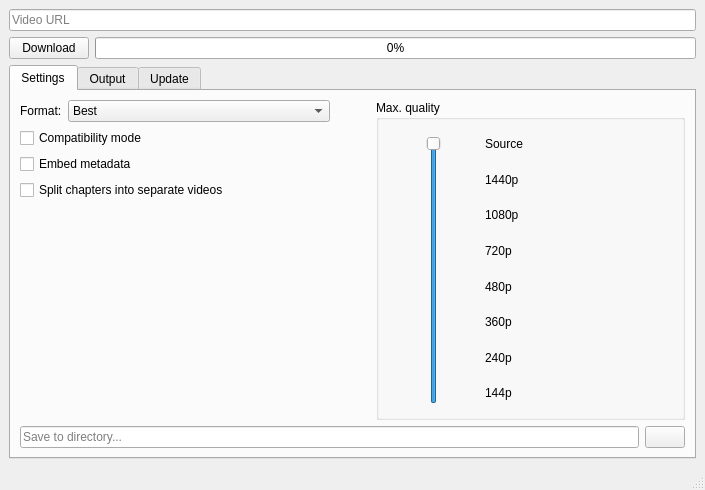
<?xml version="1.0" encoding="UTF-8"?>
<ui version="4.0">
 <class>MainWindow</class>
 <widget class="QMainWindow" name="MainWindow">
  <property name="geometry">
   <rect>
    <x>0</x>
    <y>0</y>
    <width>705</width>
    <height>490</height>
   </rect>
  </property>
  <property name="windowTitle">
   <string>FuzeVD 3.0.0</string>
  </property>
  <property name="windowIcon">
   <iconset>
    <normaloff>00043-35923215719.png</normaloff>00043-35923215719.png</iconset>
  </property>
  <property name="tabShape">
   <enum>QTabWidget::Rounded</enum>
  </property>
  <property name="dockNestingEnabled">
   <bool>false</bool>
  </property>
  <widget class="QWidget" name="centralwidget">
   <property name="enabled">
    <bool>true</bool>
   </property>
   <property name="sizePolicy">
    <sizepolicy hsizetype="Expanding" vsizetype="Expanding">
     <horstretch>1</horstretch>
     <verstretch>1</verstretch>
    </sizepolicy>
   </property>
   <property name="minimumSize">
    <size>
     <width>450</width>
     <height>400</height>
    </size>
   </property>
   <property name="maximumSize">
    <size>
     <width>2560</width>
     <height>1600</height>
    </size>
   </property>
   <property name="baseSize">
    <size>
     <width>705</width>
     <height>430</height>
    </size>
   </property>
   <layout class="QVBoxLayout" name="verticalLayout_3">
    <item>
     <widget class="QLineEdit" name="video_url_input">
      <property name="text">
       <string notr="true"/>
      </property>
      <property name="placeholderText">
       <string>Video URL</string>
      </property>
     </widget>
    </item>
    <item>
     <layout class="QHBoxLayout" name="horizontalLayout_2">
      <item>
       <widget class="QPushButton" name="download_button">
        <property name="text">
         <string>Download</string>
        </property>
       </widget>
      </item>
      <item>
       <widget class="QProgressBar" name="progress_bar">
        <property name="enabled">
         <bool>true</bool>
        </property>
        <property name="sizePolicy">
         <sizepolicy hsizetype="Expanding" vsizetype="Fixed">
          <horstretch>0</horstretch>
          <verstretch>0</verstretch>
         </sizepolicy>
        </property>
        <property name="value">
         <number>0</number>
        </property>
        <property name="textVisible">
         <bool>true</bool>
        </property>
        <property name="invertedAppearance">
         <bool>false</bool>
        </property>
       </widget>
      </item>
     </layout>
    </item>
    <item>
     <widget class="QTabWidget" name="tabWidget">
      <property name="sizePolicy">
       <sizepolicy hsizetype="Expanding" vsizetype="Minimum">
        <horstretch>0</horstretch>
        <verstretch>0</verstretch>
       </sizepolicy>
      </property>
      <property name="tabShape">
       <enum>QTabWidget::Rounded</enum>
      </property>
      <property name="currentIndex">
       <number>0</number>
      </property>
      <widget class="QWidget" name="config_tab">
       <attribute name="title">
        <string>Settings</string>
       </attribute>
       <layout class="QVBoxLayout" name="verticalLayout_4">
        <item>
         <layout class="QHBoxLayout" name="horizontalLayout_5">
          <item>
           <layout class="QFormLayout" name="formLayout_3">
            <item row="0" column="0">
             <widget class="QLabel" name="label_9">
              <property name="text">
               <string>Format:</string>
              </property>
             </widget>
            </item>
            <item row="0" column="1">
             <widget class="QComboBox" name="format_combobox">
              <property name="editable">
               <bool>false</bool>
              </property>
              <item>
               <property name="text">
                <string notr="true">Best</string>
               </property>
              </item>
              <item>
               <property name="text">
                <string notr="true">MP4</string>
               </property>
              </item>
              <item>
               <property name="text">
                <string notr="true">WebM</string>
               </property>
              </item>
              <item>
               <property name="text">
                <string notr="true">MKV</string>
               </property>
              </item>
              <item>
               <property name="text">
                <string notr="true">Best (audio)</string>
               </property>
              </item>
              <item>
               <property name="text">
                <string notr="true">AAC (audio)</string>
               </property>
              </item>
              <item>
               <property name="text">
                <string notr="true">MP3 (audio)</string>
               </property>
              </item>
              <item>
               <property name="text">
                <string notr="true">Ogg (audio)</string>
               </property>
              </item>
              <item>
               <property name="text">
                <string notr="true">Opus (audio)</string>
               </property>
              </item>
             </widget>
            </item>
            <item row="1" column="0" colspan="2">
             <widget class="QCheckBox" name="compatibility_checkbox">
              <property name="toolTip">
               <string>De-prioritises AV1 formats.</string>
              </property>
              <property name="toolTipDuration">
               <number>-1</number>
              </property>
              <property name="text">
               <string comment="Test disambiguation">Compatibility mode</string>
              </property>
             </widget>
            </item>
            <item row="2" column="0" colspan="2">
             <widget class="QCheckBox" name="embed_metadata_checkbox">
              <property name="text">
               <string>Embed metadata</string>
              </property>
             </widget>
            </item>
            <item row="3" column="0" colspan="2">
             <widget class="QCheckBox" name="split_chapters_checkbox">
              <property name="text">
               <string>Split chapters into separate videos</string>
              </property>
             </widget>
            </item>
           </layout>
          </item>
          <item>
           <spacer name="horizontalSpacer">
            <property name="orientation">
             <enum>Qt::Vertical</enum>
            </property>
            <property name="sizeHint" stdset="0">
             <size>
              <width>40</width>
              <height>20</height>
             </size>
            </property>
           </spacer>
          </item>
          <item>
           <widget class="QGroupBox" name="resolution_groupbox">
            <property name="enabled">
             <bool>true</bool>
            </property>
            <property name="title">
             <string>Max. quality</string>
            </property>
            <layout class="QGridLayout" name="gridLayout_2">
             <item row="0" column="2">
              <widget class="QLabel" name="label_3">
               <property name="text">
                <string>Source</string>
               </property>
              </widget>
             </item>
             <item row="6" column="2">
              <widget class="QLabel" name="label_7">
               <property name="text">
                <string>240p</string>
               </property>
              </widget>
             </item>
             <item row="2" column="2">
              <widget class="QLabel" name="label">
               <property name="text">
                <string>1080p</string>
               </property>
              </widget>
             </item>
             <item row="5" column="2">
              <widget class="QLabel" name="label_6">
               <property name="text">
                <string>360p</string>
               </property>
              </widget>
             </item>
             <item row="1" column="2">
              <widget class="QLabel" name="label_2">
               <property name="text">
                <string>1440p</string>
               </property>
              </widget>
             </item>
             <item row="3" column="2" colspan="2">
              <widget class="QLabel" name="label_4">
               <property name="text">
                <string>720p</string>
               </property>
              </widget>
             </item>
             <item row="0" column="1" rowspan="8">
              <layout class="QVBoxLayout" name="verticalLayout_5">
               <property name="spacing">
                <number>2</number>
               </property>
               <item>
                <spacer name="verticalSpacer_2">
                 <property name="orientation">
                  <enum>Qt::Vertical</enum>
                 </property>
                 <property name="sizeType">
                  <enum>QSizePolicy::Fixed</enum>
                 </property>
                 <property name="sizeHint" stdset="0">
                  <size>
                   <width>20</width>
                   <height>7</height>
                  </size>
                 </property>
                </spacer>
               </item>
               <item>
                <widget class="QSlider" name="quality_slider">
                 <property name="enabled">
                  <bool>true</bool>
                 </property>
                 <property name="sizePolicy">
                  <sizepolicy hsizetype="Minimum" vsizetype="Expanding">
                   <horstretch>0</horstretch>
                   <verstretch>0</verstretch>
                  </sizepolicy>
                 </property>
                 <property name="maximum">
                  <number>7</number>
                 </property>
                 <property name="pageStep">
                  <number>1</number>
                 </property>
                 <property name="value">
                  <number>7</number>
                 </property>
                 <property name="tickPosition">
                  <enum>QSlider::NoTicks</enum>
                 </property>
                 <property name="tickInterval">
                  <number>1</number>
                 </property>
                </widget>
               </item>
               <item>
                <spacer name="verticalSpacer">
                 <property name="orientation">
                  <enum>Qt::Vertical</enum>
                 </property>
                 <property name="sizeType">
                  <enum>QSizePolicy::Fixed</enum>
                 </property>
                 <property name="sizeHint" stdset="0">
                  <size>
                   <width>20</width>
                   <height>4</height>
                  </size>
                 </property>
                </spacer>
               </item>
              </layout>
             </item>
             <item row="7" column="2">
              <widget class="QLabel" name="label_8">
               <property name="text">
                <string>144p</string>
               </property>
              </widget>
             </item>
             <item row="4" column="2">
              <widget class="QLabel" name="label_5">
               <property name="text">
                <string>480p</string>
               </property>
              </widget>
             </item>
            </layout>
           </widget>
          </item>
         </layout>
        </item>
        <item>
         <layout class="QHBoxLayout" name="horizontalLayout_3">
          <item>
           <widget class="QLineEdit" name="save_location_input">
            <property name="placeholderText">
             <string>Save to directory...</string>
            </property>
           </widget>
          </item>
          <item>
           <widget class="QPushButton" name="save_location_button">
            <property name="sizePolicy">
             <sizepolicy hsizetype="Minimum" vsizetype="Maximum">
              <horstretch>0</horstretch>
              <verstretch>1</verstretch>
             </sizepolicy>
            </property>
            <property name="text">
             <string/>
            </property>
            <property name="icon">
             <iconset theme="QIcon::ThemeIcon::DocumentSaveAs"/>
            </property>
            <property name="iconSize">
             <size>
              <width>24</width>
              <height>24</height>
             </size>
            </property>
           </widget>
          </item>
         </layout>
        </item>
       </layout>
      </widget>
      <widget class="QWidget" name="output_tab">
       <property name="sizePolicy">
        <sizepolicy hsizetype="Preferred" vsizetype="Preferred">
         <horstretch>1</horstretch>
         <verstretch>1</verstretch>
        </sizepolicy>
       </property>
       <attribute name="title">
        <string>Output</string>
       </attribute>
       <layout class="QVBoxLayout" name="verticalLayout">
        <item>
         <widget class="QTextEdit" name="shell_output_download_tab">
          <property name="sizePolicy">
           <sizepolicy hsizetype="Expanding" vsizetype="Expanding">
            <horstretch>0</horstretch>
            <verstretch>0</verstretch>
           </sizepolicy>
          </property>
          <property name="minimumSize">
           <size>
            <width>0</width>
            <height>20</height>
           </size>
          </property>
          <property name="baseSize">
           <size>
            <width>0</width>
            <height>0</height>
           </size>
          </property>
          <property name="palette">
           <palette>
            <active>
             <colorrole role="Text">
              <brush brushstyle="SolidPattern">
               <color alpha="255">
                <red>255</red>
                <green>255</green>
                <blue>255</blue>
               </color>
              </brush>
             </colorrole>
             <colorrole role="Base">
              <brush brushstyle="SolidPattern">
               <color alpha="255">
                <red>51</red>
                <green>51</green>
                <blue>51</blue>
               </color>
              </brush>
             </colorrole>
            </active>
            <inactive>
             <colorrole role="Text">
              <brush brushstyle="SolidPattern">
               <color alpha="255">
                <red>255</red>
                <green>255</green>
                <blue>255</blue>
               </color>
              </brush>
             </colorrole>
             <colorrole role="Base">
              <brush brushstyle="SolidPattern">
               <color alpha="255">
                <red>51</red>
                <green>51</green>
                <blue>51</blue>
               </color>
              </brush>
             </colorrole>
            </inactive>
            <disabled/>
           </palette>
          </property>
          <property name="font">
           <font>
            <family>Monospace</family>
            <pointsize>14</pointsize>
            <kerning>false</kerning>
           </font>
          </property>
          <property name="cursor" stdset="0">
           <cursorShape>IBeamCursor</cursorShape>
          </property>
          <property name="sizeAdjustPolicy">
           <enum>QAbstractScrollArea::AdjustIgnored</enum>
          </property>
          <property name="readOnly">
           <bool>true</bool>
          </property>
          <property name="markdown">
           <string notr="true"/>
          </property>
          <property name="html">
           <string notr="true">&lt;!DOCTYPE HTML PUBLIC &quot;-//W3C//DTD HTML 4.0//EN&quot; &quot;http://www.w3.org/TR/REC-html40/strict.dtd&quot;&gt;
&lt;html&gt;&lt;head&gt;&lt;meta name=&quot;qrichtext&quot; content=&quot;1&quot; /&gt;&lt;meta charset=&quot;utf-8&quot; /&gt;&lt;style type=&quot;text/css&quot;&gt;
p, li { white-space: pre-wrap; }
hr { height: 1px; border-width: 0; }
li.unchecked::marker { content: &quot;\2610&quot;; }
li.checked::marker { content: &quot;\2612&quot;; }
&lt;/style&gt;&lt;/head&gt;&lt;body style=&quot; font-family:'Monospace'; font-size:14pt; font-weight:400; font-style:normal;&quot;&gt;
&lt;p style=&quot;-qt-paragraph-type:empty; margin-top:0px; margin-bottom:0px; margin-left:0px; margin-right:0px; -qt-block-indent:0; text-indent:0px; font-family:'Sans'; font-size:10pt;&quot;&gt;&lt;br /&gt;&lt;/p&gt;&lt;/body&gt;&lt;/html&gt;</string>
          </property>
          <property name="acceptRichText">
           <bool>false</bool>
          </property>
          <property name="textInteractionFlags">
           <set>Qt::NoTextInteraction</set>
          </property>
          <property name="placeholderText">
           <string/>
          </property>
         </widget>
        </item>
       </layout>
      </widget>
      <widget class="QWidget" name="tab_2">
       <attribute name="title">
        <string>Update</string>
       </attribute>
       <layout class="QVBoxLayout" name="verticalLayout_2">
        <item>
         <layout class="QHBoxLayout" name="horizontalLayout">
          <item>
           <widget class="QGroupBox" name="groupBox">
            <property name="title">
             <string>yt-dlp</string>
            </property>
            <layout class="QFormLayout" name="formLayout">
             <item row="1" column="0">
              <widget class="QPushButton" name="ytdlp_update_button">
               <property name="text">
                <string>Update</string>
               </property>
              </widget>
             </item>
             <item row="0" column="0" colspan="2">
              <widget class="QLabel" name="label_ytdlp">
               <property name="text">
                <string>This version of FuzeVD does not come with auto-update, however you can keep yt-dlp up-to-date by clicking the button below.</string>
               </property>
               <property name="wordWrap">
                <bool>true</bool>
               </property>
              </widget>
             </item>
            </layout>
           </widget>
          </item>
          <item>
           <widget class="QGroupBox" name="groupBox_2">
            <property name="title">
             <string>Deno</string>
            </property>
            <layout class="QFormLayout" name="formLayout_2">
             <item row="0" column="0" colspan="2">
              <widget class="QLabel" name="label_deno">
               <property name="text">
                <string>This library is recommended for downloading from Youtube</string>
               </property>
               <property name="wordWrap">
                <bool>true</bool>
               </property>
               <property name="openExternalLinks">
                <bool>false</bool>
               </property>
              </widget>
             </item>
             <item row="1" column="0">
              <widget class="QPushButton" name="deno_check_button">
               <property name="text">
                <string>Check</string>
               </property>
              </widget>
             </item>
            </layout>
           </widget>
          </item>
         </layout>
        </item>
        <item>
         <widget class="QTextEdit" name="shell_output_update_tab">
          <property name="sizePolicy">
           <sizepolicy hsizetype="Expanding" vsizetype="Expanding">
            <horstretch>0</horstretch>
            <verstretch>0</verstretch>
           </sizepolicy>
          </property>
          <property name="palette">
           <palette>
            <active>
             <colorrole role="Text">
              <brush brushstyle="SolidPattern">
               <color alpha="255">
                <red>255</red>
                <green>255</green>
                <blue>255</blue>
               </color>
              </brush>
             </colorrole>
             <colorrole role="Base">
              <brush brushstyle="SolidPattern">
               <color alpha="255">
                <red>51</red>
                <green>51</green>
                <blue>51</blue>
               </color>
              </brush>
             </colorrole>
            </active>
            <inactive>
             <colorrole role="Text">
              <brush brushstyle="SolidPattern">
               <color alpha="255">
                <red>255</red>
                <green>255</green>
                <blue>255</blue>
               </color>
              </brush>
             </colorrole>
             <colorrole role="Base">
              <brush brushstyle="SolidPattern">
               <color alpha="255">
                <red>51</red>
                <green>51</green>
                <blue>51</blue>
               </color>
              </brush>
             </colorrole>
            </inactive>
            <disabled/>
           </palette>
          </property>
          <property name="font">
           <font>
            <family>Monospace</family>
           </font>
          </property>
          <property name="cursor" stdset="0">
           <cursorShape>IBeamCursor</cursorShape>
          </property>
          <property name="sizeAdjustPolicy">
           <enum>QAbstractScrollArea::AdjustIgnored</enum>
          </property>
          <property name="readOnly">
           <bool>true</bool>
          </property>
          <property name="markdown">
           <string notr="true"/>
          </property>
          <property name="html">
           <string notr="true">&lt;!DOCTYPE HTML PUBLIC &quot;-//W3C//DTD HTML 4.0//EN&quot; &quot;http://www.w3.org/TR/REC-html40/strict.dtd&quot;&gt;
&lt;html&gt;&lt;head&gt;&lt;meta name=&quot;qrichtext&quot; content=&quot;1&quot; /&gt;&lt;meta charset=&quot;utf-8&quot; /&gt;&lt;style type=&quot;text/css&quot;&gt;
p, li { white-space: pre-wrap; }
hr { height: 1px; border-width: 0; }
li.unchecked::marker { content: &quot;\2610&quot;; }
li.checked::marker { content: &quot;\2612&quot;; }
&lt;/style&gt;&lt;/head&gt;&lt;body style=&quot; font-family:'Monospace'; font-size:9pt; font-weight:400; font-style:normal;&quot;&gt;
&lt;p style=&quot;-qt-paragraph-type:empty; margin-top:0px; margin-bottom:0px; margin-left:0px; margin-right:0px; -qt-block-indent:0; text-indent:0px; font-family:'Sans'; font-size:10pt;&quot;&gt;&lt;br /&gt;&lt;/p&gt;&lt;/body&gt;&lt;/html&gt;</string>
          </property>
          <property name="acceptRichText">
           <bool>false</bool>
          </property>
          <property name="textInteractionFlags">
           <set>Qt::NoTextInteraction</set>
          </property>
          <property name="placeholderText">
           <string/>
          </property>
         </widget>
        </item>
        <item>
         <widget class="QLabel" name="os_label">
          <property name="text">
           <string>Unknown OS</string>
          </property>
         </widget>
        </item>
       </layout>
      </widget>
     </widget>
    </item>
   </layout>
  </widget>
  <widget class="QMenuBar" name="menubar">
   <property name="geometry">
    <rect>
     <x>0</x>
     <y>0</y>
     <width>705</width>
     <height>21</height>
    </rect>
   </property>
  </widget>
  <widget class="QStatusBar" name="statusbar"/>
 </widget>
 <resources/>
 <connections/>
</ui>
